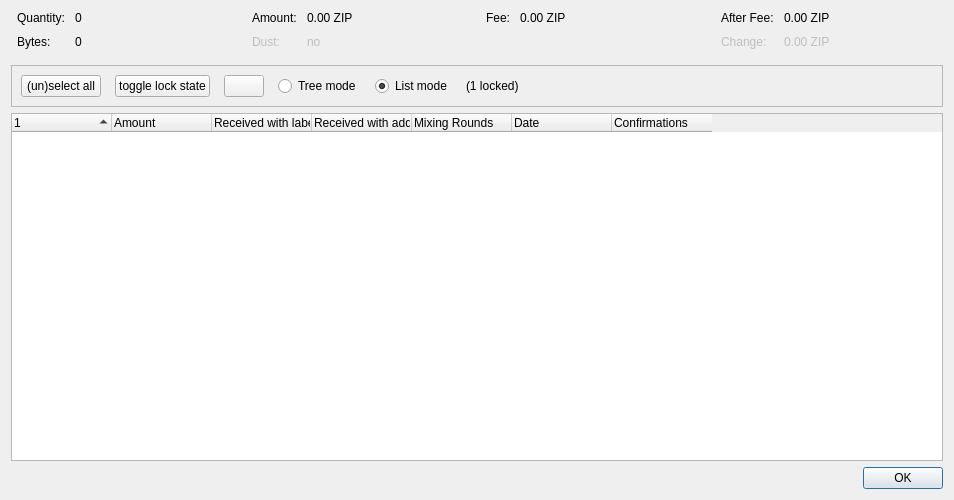
<?xml version="1.0" encoding="UTF-8"?>
<ui version="4.0">
 <class>CoinControlDialog</class>
 <widget class="QDialog" name="CoinControlDialog">
  <property name="geometry">
   <rect>
    <x>0</x>
    <y>0</y>
    <width>954</width>
    <height>500</height>
   </rect>
  </property>
  <property name="windowTitle">
   <string>Coin Selection</string>
  </property>
  <layout class="QVBoxLayout" name="verticalLayout">
   <item>
    <layout class="QHBoxLayout" name="horizontalLayoutTop" stretch="0,0,0,0">
     <property name="topMargin">
      <number>0</number>
     </property>
     <property name="bottomMargin">
      <number>10</number>
     </property>
     <item>
      <layout class="QFormLayout" name="formLayoutCoinControl1">
       <property name="horizontalSpacing">
        <number>10</number>
       </property>
       <property name="verticalSpacing">
        <number>10</number>
       </property>
       <property name="leftMargin">
        <number>6</number>
       </property>
       <property name="rightMargin">
        <number>6</number>
       </property>
       <item row="0" column="0">
        <widget class="QLabel" name="labelCoinControlQuantityText">
         <property name="text">
          <string>Quantity:</string>
         </property>
        </widget>
       </item>
       <item row="0" column="1">
        <widget class="QLabel" name="labelCoinControlQuantity">
         <property name="cursor">
          <cursorShape>IBeamCursor</cursorShape>
         </property>
         <property name="contextMenuPolicy">
          <enum>Qt::ActionsContextMenu</enum>
         </property>
         <property name="text">
          <string notr="true">0</string>
         </property>
         <property name="textInteractionFlags">
          <set>Qt::LinksAccessibleByMouse|Qt::TextSelectableByKeyboard|Qt::TextSelectableByMouse</set>
         </property>
        </widget>
       </item>
       <item row="1" column="0">
        <widget class="QLabel" name="labelCoinControlBytesText">
         <property name="text">
          <string>Bytes:</string>
         </property>
        </widget>
       </item>
       <item row="1" column="1">
        <widget class="QLabel" name="labelCoinControlBytes">
         <property name="cursor">
          <cursorShape>IBeamCursor</cursorShape>
         </property>
         <property name="contextMenuPolicy">
          <enum>Qt::ActionsContextMenu</enum>
         </property>
         <property name="text">
          <string notr="true">0</string>
         </property>
         <property name="textInteractionFlags">
          <set>Qt::LinksAccessibleByMouse|Qt::TextSelectableByKeyboard|Qt::TextSelectableByMouse</set>
         </property>
        </widget>
       </item>
      </layout>
     </item>
     <item>
      <layout class="QFormLayout" name="formLayoutCoinControl2">
       <property name="horizontalSpacing">
        <number>10</number>
       </property>
       <property name="verticalSpacing">
        <number>10</number>
       </property>
       <property name="leftMargin">
        <number>6</number>
       </property>
       <property name="rightMargin">
        <number>6</number>
       </property>
       <item row="0" column="0">
        <widget class="QLabel" name="labelCoinControlAmountText">
         <property name="text">
          <string>Amount:</string>
         </property>
        </widget>
       </item>
       <item row="0" column="1">
        <widget class="QLabel" name="labelCoinControlAmount">
         <property name="cursor">
          <cursorShape>IBeamCursor</cursorShape>
         </property>
         <property name="contextMenuPolicy">
          <enum>Qt::ActionsContextMenu</enum>
         </property>
         <property name="text">
          <string notr="true">0.00 ZIP</string>
         </property>
         <property name="textInteractionFlags">
          <set>Qt::LinksAccessibleByMouse|Qt::TextSelectableByKeyboard|Qt::TextSelectableByMouse</set>
         </property>
        </widget>
       </item>
       <item row="1" column="0">
        <widget class="QLabel" name="labelCoinControlLowOutputText">
         <property name="enabled">
          <bool>false</bool>
         </property>
         <property name="text">
          <string>Dust:</string>
         </property>
        </widget>
       </item>
       <item row="1" column="1">
        <widget class="QLabel" name="labelCoinControlLowOutput">
         <property name="enabled">
          <bool>false</bool>
         </property>
         <property name="cursor">
          <cursorShape>IBeamCursor</cursorShape>
         </property>
         <property name="contextMenuPolicy">
          <enum>Qt::ActionsContextMenu</enum>
         </property>
         <property name="text">
          <string notr="true">no</string>
         </property>
         <property name="textInteractionFlags">
          <set>Qt::LinksAccessibleByMouse|Qt::TextSelectableByKeyboard|Qt::TextSelectableByMouse</set>
         </property>
        </widget>
       </item>
      </layout>
     </item>
     <item>
      <layout class="QFormLayout" name="formLayoutCoinControl3">
       <property name="horizontalSpacing">
        <number>10</number>
       </property>
       <property name="verticalSpacing">
        <number>10</number>
       </property>
       <property name="leftMargin">
        <number>6</number>
       </property>
       <property name="rightMargin">
        <number>6</number>
       </property>
       <item row="0" column="0">
        <widget class="QLabel" name="labelCoinControlFeeText">
         <property name="text">
          <string>Fee:</string>
         </property>
        </widget>
       </item>
       <item row="0" column="1">
        <widget class="QLabel" name="labelCoinControlFee">
         <property name="cursor">
          <cursorShape>IBeamCursor</cursorShape>
         </property>
         <property name="contextMenuPolicy">
          <enum>Qt::ActionsContextMenu</enum>
         </property>
         <property name="text">
          <string notr="true">0.00 ZIP</string>
         </property>
         <property name="textInteractionFlags">
          <set>Qt::LinksAccessibleByMouse|Qt::TextSelectableByKeyboard|Qt::TextSelectableByMouse</set>
         </property>
        </widget>
       </item>
      </layout>
     </item>
     <item>
      <layout class="QFormLayout" name="formLayoutCoinControl4">
       <property name="horizontalSpacing">
        <number>10</number>
       </property>
       <property name="verticalSpacing">
        <number>10</number>
       </property>
       <property name="leftMargin">
        <number>6</number>
       </property>
       <property name="rightMargin">
        <number>6</number>
       </property>
       <item row="0" column="0">
        <widget class="QLabel" name="labelCoinControlAfterFeeText">
         <property name="text">
          <string>After Fee:</string>
         </property>
        </widget>
       </item>
       <item row="0" column="1">
        <widget class="QLabel" name="labelCoinControlAfterFee">
         <property name="cursor">
          <cursorShape>IBeamCursor</cursorShape>
         </property>
         <property name="contextMenuPolicy">
          <enum>Qt::ActionsContextMenu</enum>
         </property>
         <property name="text">
          <string notr="true">0.00 ZIP</string>
         </property>
         <property name="textInteractionFlags">
          <set>Qt::LinksAccessibleByMouse|Qt::TextSelectableByKeyboard|Qt::TextSelectableByMouse</set>
         </property>
        </widget>
       </item>
       <item row="1" column="0">
        <widget class="QLabel" name="labelCoinControlChangeText">
         <property name="enabled">
          <bool>false</bool>
         </property>
         <property name="text">
          <string>Change:</string>
         </property>
        </widget>
       </item>
       <item row="1" column="1">
        <widget class="QLabel" name="labelCoinControlChange">
         <property name="enabled">
          <bool>false</bool>
         </property>
         <property name="cursor">
          <cursorShape>IBeamCursor</cursorShape>
         </property>
         <property name="contextMenuPolicy">
          <enum>Qt::ActionsContextMenu</enum>
         </property>
         <property name="text">
          <string notr="true">0.00 ZIP</string>
         </property>
         <property name="textInteractionFlags">
          <set>Qt::LinksAccessibleByMouse|Qt::TextSelectableByKeyboard|Qt::TextSelectableByMouse</set>
         </property>
        </widget>
       </item>
      </layout>
     </item>
    </layout>
   </item>
   <item>
    <widget class="QFrame" name="frame">
     <property name="minimumSize">
      <size>
       <width>0</width>
       <height>40</height>
      </size>
     </property>
     <property name="frameShape">
      <enum>QFrame::StyledPanel</enum>
     </property>
     <property name="frameShadow">
      <enum>QFrame::Sunken</enum>
     </property>
     <layout class="QHBoxLayout" name="horizontalLayout">
      <item>
       <layout class="QHBoxLayout" name="horizontalLayoutPanel" stretch="0,0,0,0,0,0,0">
        <property name="spacing">
         <number>14</number>
        </property>
        <item>
         <widget class="QPushButton" name="pushButtonSelectAll">
          <property name="sizePolicy">
           <sizepolicy hsizetype="Maximum" vsizetype="Fixed">
            <horstretch>0</horstretch>
            <verstretch>0</verstretch>
           </sizepolicy>
          </property>
          <property name="text">
           <string>(un)select all</string>
          </property>
          <property name="autoDefault">
           <bool>false</bool>
          </property>
         </widget>
        </item>
        <item>
         <widget class="QPushButton" name="pushButtonToggleLock">
          <property name="sizePolicy">
           <sizepolicy hsizetype="Maximum" vsizetype="Fixed">
            <horstretch>0</horstretch>
            <verstretch>0</verstretch>
           </sizepolicy>
          </property>
          <property name="text">
           <string>toggle lock state</string>
          </property>
          <property name="autoDefault">
           <bool>false</bool>
          </property>
         </widget>
        </item>
        <item>
         <widget class="QPushButton" name="hideButton">
          <property name="sizePolicy">
           <sizepolicy hsizetype="Maximum" vsizetype="Fixed">
            <horstretch>0</horstretch>
            <verstretch>0</verstretch>
           </sizepolicy>
          </property>
          <property name="text">
           <string/>
          </property>
          <property name="autoDefault">
           <bool>false</bool>
          </property>
         </widget>
        </item>
        <item>
         <widget class="QRadioButton" name="radioTreeMode">
          <property name="sizePolicy">
           <sizepolicy hsizetype="Maximum" vsizetype="Fixed">
            <horstretch>0</horstretch>
            <verstretch>0</verstretch>
           </sizepolicy>
          </property>
          <property name="text">
           <string>Tree mode</string>
          </property>
         </widget>
        </item>
        <item>
         <widget class="QRadioButton" name="radioListMode">
          <property name="sizePolicy">
           <sizepolicy hsizetype="Maximum" vsizetype="Fixed">
            <horstretch>0</horstretch>
            <verstretch>0</verstretch>
           </sizepolicy>
          </property>
          <property name="text">
           <string>List mode</string>
          </property>
          <property name="checked">
           <bool>true</bool>
          </property>
         </widget>
        </item>
        <item>
         <widget class="QLabel" name="labelLocked">
          <property name="text">
           <string>(1 locked)</string>
          </property>
         </widget>
        </item>
        <item>
         <spacer name="horizontalSpacer">
          <property name="orientation">
           <enum>Qt::Horizontal</enum>
          </property>
          <property name="sizeHint" stdset="0">
           <size>
            <width>40</width>
            <height>20</height>
           </size>
          </property>
         </spacer>
        </item>
       </layout>
      </item>
     </layout>
    </widget>
   </item>
   <item>
    <widget class="CoinControlTreeWidget" name="treeWidget">
     <property name="contextMenuPolicy">
      <enum>Qt::CustomContextMenu</enum>
     </property>
     <property name="sortingEnabled">
      <bool>false</bool>
     </property>
     <property name="columnCount">
      <number>7</number>
     </property>
     <attribute name="headerShowSortIndicator" stdset="0">
      <bool>true</bool>
     </attribute>
     <attribute name="headerStretchLastSection">
      <bool>false</bool>
     </attribute>
     <column>
      <property name="text">
       <string/>
      </property>
     </column>
     <column>
      <property name="text">
       <string>Amount</string>
      </property>
     </column>
     <column>
      <property name="text">
       <string>Received with label</string>
      </property>
     </column>
     <column>
      <property name="text">
       <string>Received with address</string>
      </property>
     </column>
     <column>
      <property name="text">
       <string>Mixing Rounds</string>
      </property>
     </column>
     <column>
      <property name="text">
       <string>Date</string>
      </property>
     </column>
     <column>
      <property name="text">
       <string>Confirmations</string>
      </property>
      <property name="toolTip">
       <string>Confirmed</string>
      </property>
     </column>
    </widget>
   </item>
   <item>
    <widget class="QDialogButtonBox" name="buttonBox">
     <property name="orientation">
      <enum>Qt::Horizontal</enum>
     </property>
     <property name="standardButtons">
      <set>QDialogButtonBox::Ok</set>
     </property>
    </widget>
   </item>
  </layout>
 </widget>
 <customwidgets>
  <customwidget>
   <class>CoinControlTreeWidget</class>
   <extends>QTreeWidget</extends>
   <header>qt/coincontroltreewidget.h</header>
  </customwidget>
 </customwidgets>
 <resources/>
 <connections/>
</ui>
